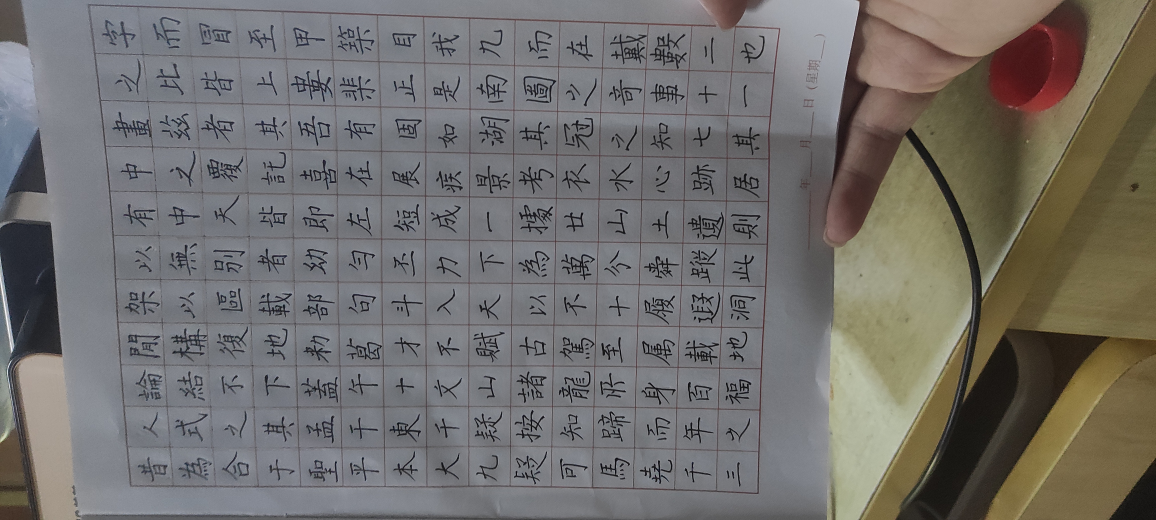
#> input picture app/image.jpg, 4624 x 2080 px (shown at 1/4 size)
$ python test7.py
#> lines starting #> are read from the running program, lines starting #| are printed output that depends on the picture; after the words box and inside, x2 and y2 are one past the last pixel; in counts of white or black regions, pixels touching at a corner belong together
import cv2
import numpy as np

# Load image
img = cv2.imread('./image.jpg', cv2.IMREAD_UNCHANGED)
#> img is the input picture: shape (2080, 4624, 3); mean B, G, R 108.5, 111.6, 114.2

# Convert BGR to HSV
hsv = cv2.cvtColor(img, cv2.COLOR_RGB2HSV)
#> hsv: shape (2080, 4624, 3); mean H, S, V 54.3, 38.4, 119.4

# Define range of red color in HSV
lower_red = np.array([0,50,50])
upper_red = np.array([10,255,255])
mask_red = cv2.inRange(hsv, lower_red, upper_red)
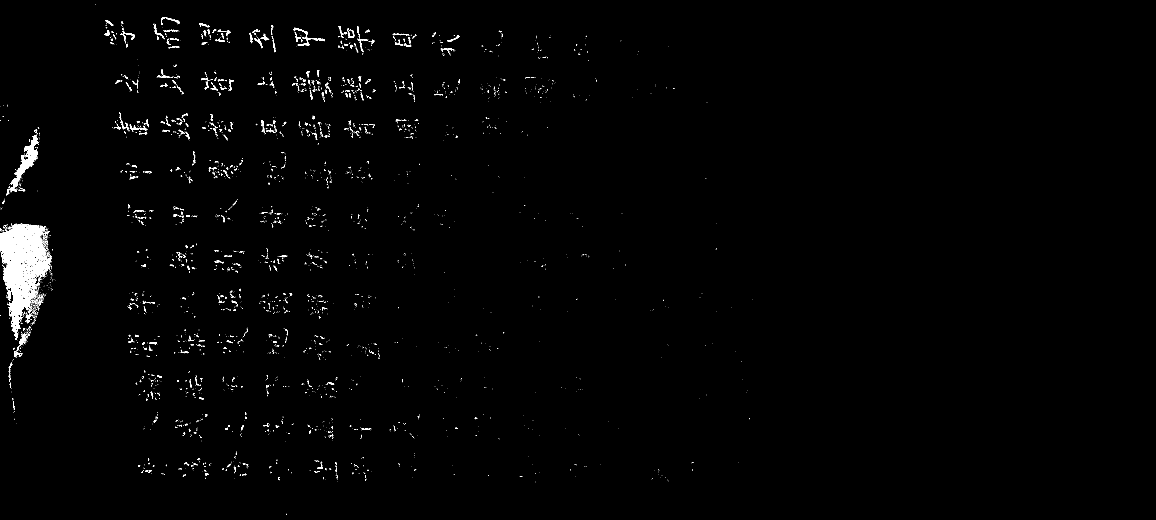
#> mask_red: shape (2080, 4624) (shown at 1/4 size); 0.81% white; 4994 white regions (4553 under 20 px), largest, box (x1, y1, x2, y2) and area: (0, 896, 206, 1360) 29965, (24, 539, 154, 780) 5613, (1191, 125, 1300, 184) 842

# Define range of black color in HSV
lower_black = np.array([0,0,0])
upper_black = np.array([180,255,30])
mask_black = cv2.inRange(hsv, lower_black, upper_black)
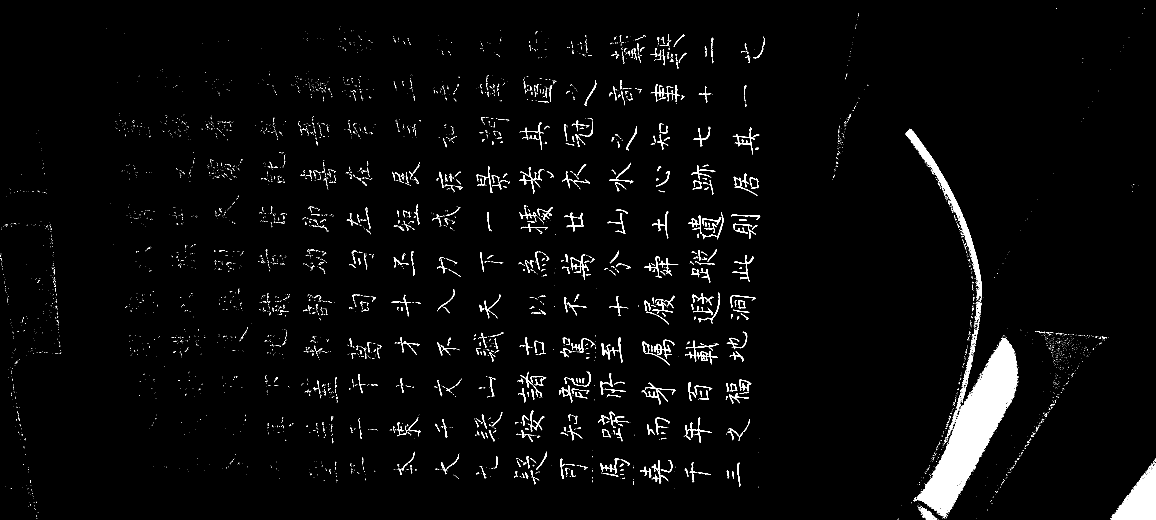
#> mask_black: shape (2080, 4624) (shown at 1/4 size); 2.4% white; 6018 white regions (5220 under 20 px), largest, box (x1, y1, x2, y2) and area: (3668, 1352, 4072, 2064) 85473, (4446, 1871, 4624, 2080) 19720, (3622, 515, 3927, 1194) 13539

# Define range of white color in HSV
lower_white = np.array([0,0,231])
upper_white = np.array([180,30,255])
mask_white = cv2.inRange(hsv, lower_white, upper_white)
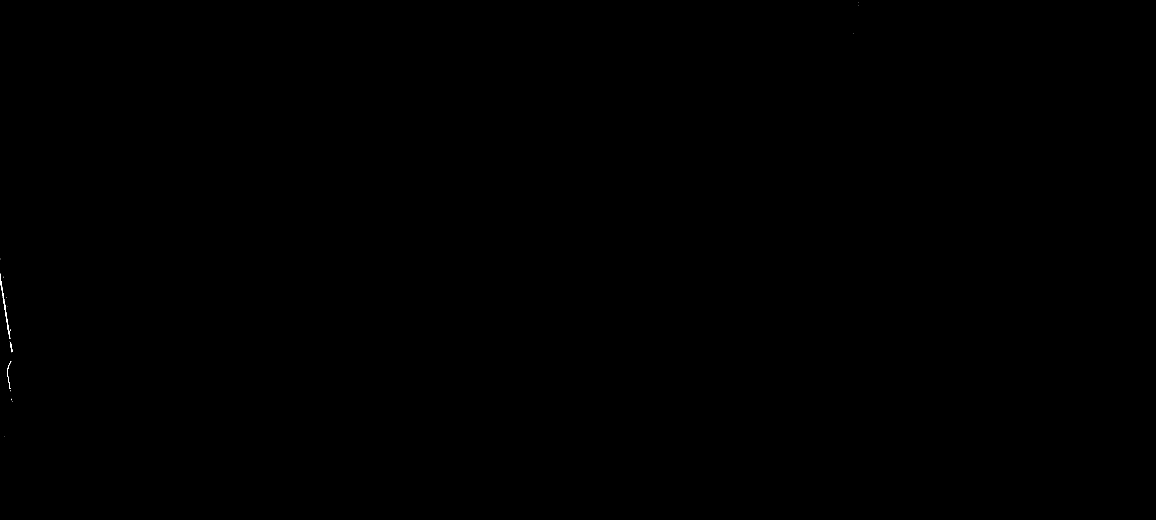
#> mask_white: shape (2080, 4624) (shown at 1/4 size); 0.01% white; 18 white regions (14 under 20 px), largest, box (x1, y1, x2, y2) and area: (0, 1095, 41, 1356) 912, (30, 1444, 45, 1542) 181, (41, 1368, 50, 1409) 141, (37, 1543, 41, 1556) 23

# Bitwise-AND mask and original image
res_red = cv2.bitwise_and(img,img, mask= mask_red)
res_black = cv2.bitwise_and(img,img, mask= mask_black)
res_white = cv2.bitwise_and(img,img, mask= mask_white)

# Display images
cv2.imshow('Original',img)
cv2.imshow('Red',res_red)
cv2.imshow('Black',res_black)
cv2.imshow('White',res_white)
cv2.waitKey(0)
cv2.destroyAllWindows()
